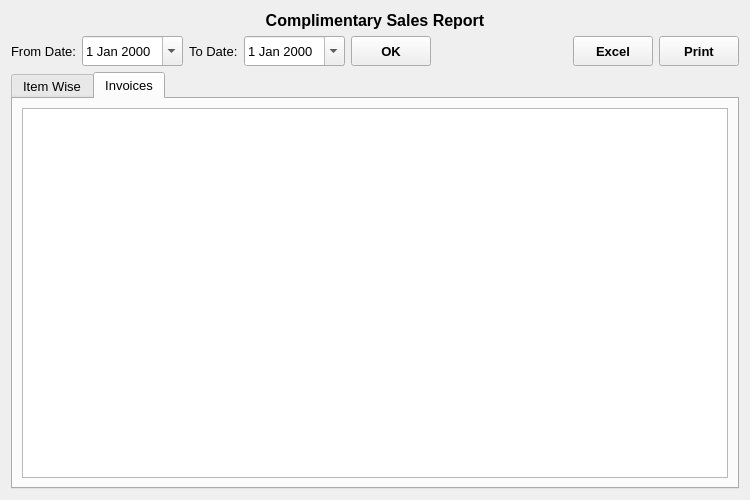
<?xml version="1.0" encoding="UTF-8"?>
<ui version="4.0">
 <class>ComplimentarySalesReport</class>
 <widget class="QWidget" name="ComplimentarySalesReport">
  <property name="geometry">
   <rect>
    <x>0</x>
    <y>0</y>
    <width>750</width>
    <height>500</height>
   </rect>
  </property>
  <property name="font">
   <font>
    <family>Microsoft YaHei UI</family>
    <pointsize>10</pointsize>
   </font>
  </property>
  <property name="windowTitle">
   <string>Form</string>
  </property>
  <layout class="QVBoxLayout" name="verticalLayout_3">
   <item>
    <widget class="QLabel" name="label">
     <property name="font">
      <font>
       <pointsize>12</pointsize>
       <weight>75</weight>
       <bold>true</bold>
      </font>
     </property>
     <property name="text">
      <string>Complimentary Sales Report</string>
     </property>
     <property name="alignment">
      <set>Qt::AlignCenter</set>
     </property>
    </widget>
   </item>
   <item>
    <layout class="QHBoxLayout" name="horizontalLayout">
     <item>
      <widget class="QLabel" name="fromDateLabel">
       <property name="font">
        <font>
         <pointsize>10</pointsize>
        </font>
       </property>
       <property name="text">
        <string>From Date:</string>
       </property>
      </widget>
     </item>
     <item>
      <widget class="QDateEdit" name="fromDateDateEdit">
       <property name="minimumSize">
        <size>
         <width>0</width>
         <height>30</height>
        </size>
       </property>
       <property name="font">
        <font>
         <pointsize>10</pointsize>
        </font>
       </property>
       <property name="calendarPopup">
        <bool>true</bool>
       </property>
      </widget>
     </item>
     <item>
      <widget class="QLabel" name="toDateLabel">
       <property name="font">
        <font>
         <pointsize>10</pointsize>
        </font>
       </property>
       <property name="text">
        <string>To Date:</string>
       </property>
      </widget>
     </item>
     <item>
      <widget class="QDateEdit" name="toDateDateEdit">
       <property name="minimumSize">
        <size>
         <width>0</width>
         <height>30</height>
        </size>
       </property>
       <property name="font">
        <font>
         <pointsize>10</pointsize>
        </font>
       </property>
       <property name="calendarPopup">
        <bool>true</bool>
       </property>
      </widget>
     </item>
     <item>
      <widget class="QToolButton" name="OKButton">
       <property name="minimumSize">
        <size>
         <width>80</width>
         <height>30</height>
        </size>
       </property>
       <property name="font">
        <font>
         <pointsize>10</pointsize>
         <weight>75</weight>
         <bold>true</bold>
        </font>
       </property>
       <property name="text">
        <string>OK</string>
       </property>
      </widget>
     </item>
     <item>
      <spacer name="horizontalSpacer">
       <property name="orientation">
        <enum>Qt::Horizontal</enum>
       </property>
       <property name="sizeHint" stdset="0">
        <size>
         <width>40</width>
         <height>20</height>
        </size>
       </property>
      </spacer>
     </item>
     <item>
      <widget class="QToolButton" name="excelButton">
       <property name="minimumSize">
        <size>
         <width>80</width>
         <height>30</height>
        </size>
       </property>
       <property name="font">
        <font>
         <pointsize>10</pointsize>
         <weight>75</weight>
         <bold>true</bold>
        </font>
       </property>
       <property name="text">
        <string>Excel</string>
       </property>
      </widget>
     </item>
     <item>
      <widget class="QToolButton" name="printButton">
       <property name="minimumSize">
        <size>
         <width>80</width>
         <height>30</height>
        </size>
       </property>
       <property name="font">
        <font>
         <pointsize>10</pointsize>
         <weight>75</weight>
         <bold>true</bold>
        </font>
       </property>
       <property name="text">
        <string>Print</string>
       </property>
      </widget>
     </item>
    </layout>
   </item>
   <item>
    <widget class="QTabWidget" name="tabWidget">
     <property name="font">
      <font>
       <pointsize>10</pointsize>
      </font>
     </property>
     <property name="currentIndex">
      <number>1</number>
     </property>
     <widget class="QWidget" name="itemWiseTab">
      <attribute name="title">
       <string>Item Wise</string>
      </attribute>
      <layout class="QVBoxLayout" name="verticalLayout_2">
       <item>
        <widget class="QTableView" name="itemWiseTableView">
         <property name="font">
          <font>
           <pointsize>12</pointsize>
          </font>
         </property>
         <property name="alternatingRowColors">
          <bool>true</bool>
         </property>
        </widget>
       </item>
      </layout>
     </widget>
     <widget class="QWidget" name="valueWiseTab">
      <attribute name="title">
       <string>Invoices</string>
      </attribute>
      <layout class="QVBoxLayout" name="verticalLayout">
       <item>
        <widget class="QTableView" name="amountWiseTableView">
         <property name="font">
          <font>
           <pointsize>12</pointsize>
          </font>
         </property>
         <property name="alternatingRowColors">
          <bool>true</bool>
         </property>
        </widget>
       </item>
      </layout>
     </widget>
    </widget>
   </item>
  </layout>
 </widget>
 <resources/>
 <connections/>
</ui>
